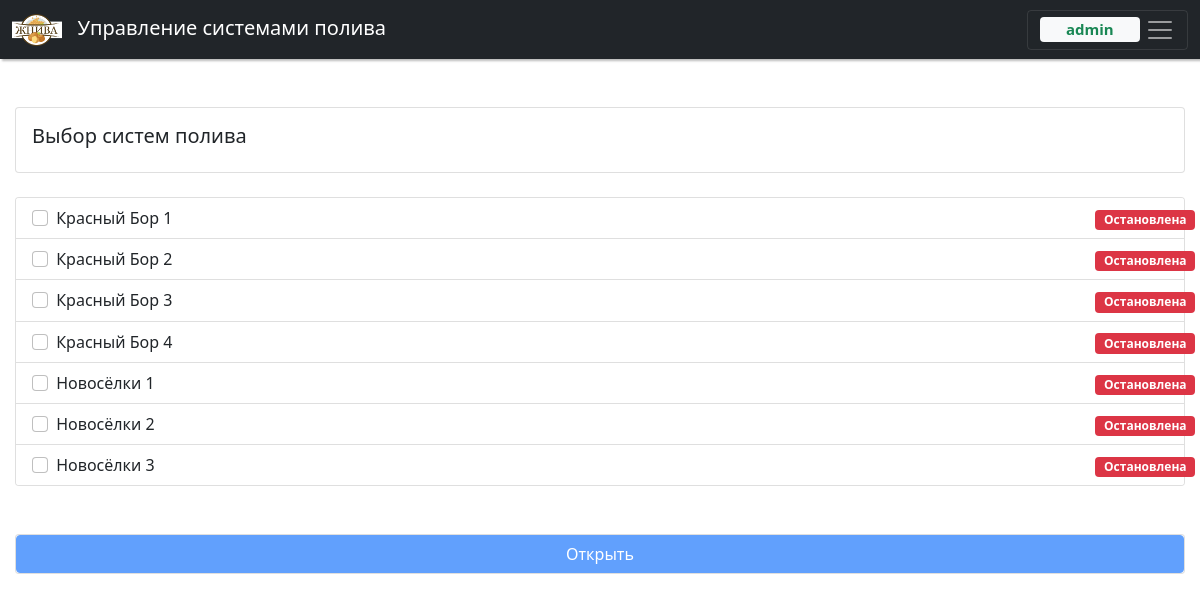
The app's page / (signed in) with its own data.
### valley/models.py (models this page shows, shortened)
class Valley(models.Model):
    class Meta:
        verbose_name = 'Система полива'
        verbose_name_plural = 'Системы полива'
        ordering = ['pk']
    valley_name = models.CharField(max_length=30, verbose_name='Название')
    valley_addr = models.CharField(max_length=15, verbose_name='Адрес')
    valley_pump = models.ForeignKey(Pump, on_delete=models.CASCADE, related_name='valley', verbose_name='Насос')
    valley_rele = models.SmallIntegerField(default=1, verbose_name='Реле')
    valley_duet = models.SmallIntegerField(default=0, verbose_name='Связка')
    valley_videosrv = models.ForeignKey(VideoSrv, on_delete=models.PROTECT, related_name='valley_cam',
                                        verbose_name='Видео сервер', null=True)
    valley_camera = models.CharField(max_length=100, verbose_name='Камера', null=True)

class Status(models.Model):
    class Meta:
        verbose_name = 'Состояние системы'
        verbose_name_plural = 'Состояния систем'
        ordering = ['pk']
    status_valley = models.OneToOneField(Valley, on_delete=models.CASCADE, primary_key=True,
                                         related_name='status', verbose_name='Система')
    status_run = models.BooleanField(default=False, verbose_name='Запущена')
    status_ctrl = models.BooleanField(default=False, verbose_name='Управление')
    status_fail = models.BooleanField(default=False, verbose_name='Авария')
    DIRECTIONS = [('N', '-'), ('F', 'Вперёд'), ('R', 'Назад')]
    status_dir = models.CharField(max_length=1, choices=DIRECTIONS, default='N', verbose_name='Направление')
    status_wat = models.BooleanField(default=False, verbose_name='Вода')
    status_sis = models.BooleanField(default=False, verbose_name='АвтоСтоп')
    status_valve1 = models.BooleanField(default=False, verbose_name='Задвижка 1')
    status_valve2 = models.BooleanField(default=False, verbose_name='Задвижка 2')

### valley/views.py (the view)
# urls.py: path('', valley.views.index),
@login_required
def index(request):
    header = 'Выбор систем полива'
    title = ' - Выбор'
    valleyLst = Valley.objects.all().values()
    statusLst = Status.objects.all()
    return render(request, 'index.html', {'header': header, 'title': title, 'valley': valleyLst, 'status': statusLst})

### templates/index.html
{% extends "base.html" %}
{% block content %}
    <div class="card">
        <div class="card-body"><h5>{{ header }}</h5></div>
    </div>
    <br>
    <div class="card shad_box">
        <div class="list-group list-group-flush">
            {% for stat in status %}
                {% for vall in valley %}
                    {% if vall.id == stat.status_valley_id %}
                        <label class="list-group-item list-group-item-action">
                            <div class="row">
                                <div class="col-11">
                                    <input class="form-check-input me-1" type="checkbox" value="{{ vall.valley_duet }}"
                                        id="v_chk{{vall.id}}" name="v_chk{{forloop.counter}}"
                                        {% if stat.status_ctrl == False %}disabled{% endif %}> {{ vall.valley_name }}</input>
                                </div>
                                <div class="col-1">
                                    {% if stat.status_run == False %}
                                        {% if stat.status_ctrl == False %}
                                            <span class="badge bg-danger" style="width: 100px;">Не доступна</span>
                                        {% else %}
                                            <span class="badge bg-danger" style="width: 100px;">Остановлена</span>
                                        {% endif %}
                                    {% else %}
                                        <span class="badge bg-success" style="width: 100px;">Запущена</span>
                                    {% endif %}
                                </div>
                            </div>
                        </label>
                    {% endif %}
                {% endfor %}
            {% endfor %}
        </div>
    </div>
    <br><br>
    <div class="card"><button type="button" class="btn btn-primary" id="btn_sel" disabled>Открыть</button></div>
{% endblock content %}

### templates/base.html (shortened to what this page needs)
{% load static %}
<!DOCTYPE html>
<html>
<head>
    <link href="https://cdn.jsdelivr.net/npm/bootstrap@5.1.3/dist/css/bootstrap.min.css"
          rel="stylesheet"
>
    <link rel="stylesheet" href="https://cdn.jsdelivr.net/npm/bootstrap-icons@1.5.0/font/bootstrap-icons.css">
    <link rel="stylesheet" href="{% static 'css/style.css'%}" type="text/css">
</head>
<body>
    <nav class="navbar navbar-dark bg-dark" style="box-shadow: 0.1em 0.1em 2px rgba(122,122,122,0.5);">
        <div class="container-fluid">
            <a class="navbar-brand" href="/">
                <img src="/static/img/logo.png" alt="" width="50" height="32" class="d-inline-block align-text-top">
                &nbsp;&nbsp;Управление системами полива
            </a>
            <button class="navbar-toggler" type="button" data-bs-toggle="offcanvas" data-bs-target="#offcanvasNavbar"
                    aria-controls="offcanvasNavbar">
                <span class="badge bg-light text-success align-middle" style="width: 100px;">{{ user.username }}</span>
                <span class="navbar-toggler-icon align-middle"></span>
            </button>
        </div>
    </nav>
    <br>
    <div class="container-my position-relative">
        <br>
        <div>{% block content%}{% endblock content %}</div>
    </div>
</body>
</html>

### static/css/style.css (style rules this page uses)
.container-my { max-width: 1600px; position: relative; margin-left: auto; margin-right: auto; padding-right: 15px; padding-left: 15px; }

### records on screen
Valley: valley_name "Красный Бор 1"
Valley: valley_name "Красный Бор 2"
Valley: valley_name "Красный Бор 3"
Valley: valley_name "Красный Бор 4"
Valley: valley_name "Новосёлки 1"
Valley: valley_name "Новосёлки 2"
Valley: valley_name "Новосёлки 3"

### other values on screen
{{ user.username }} "admin"
{{ header }} "Выбор систем полива"
